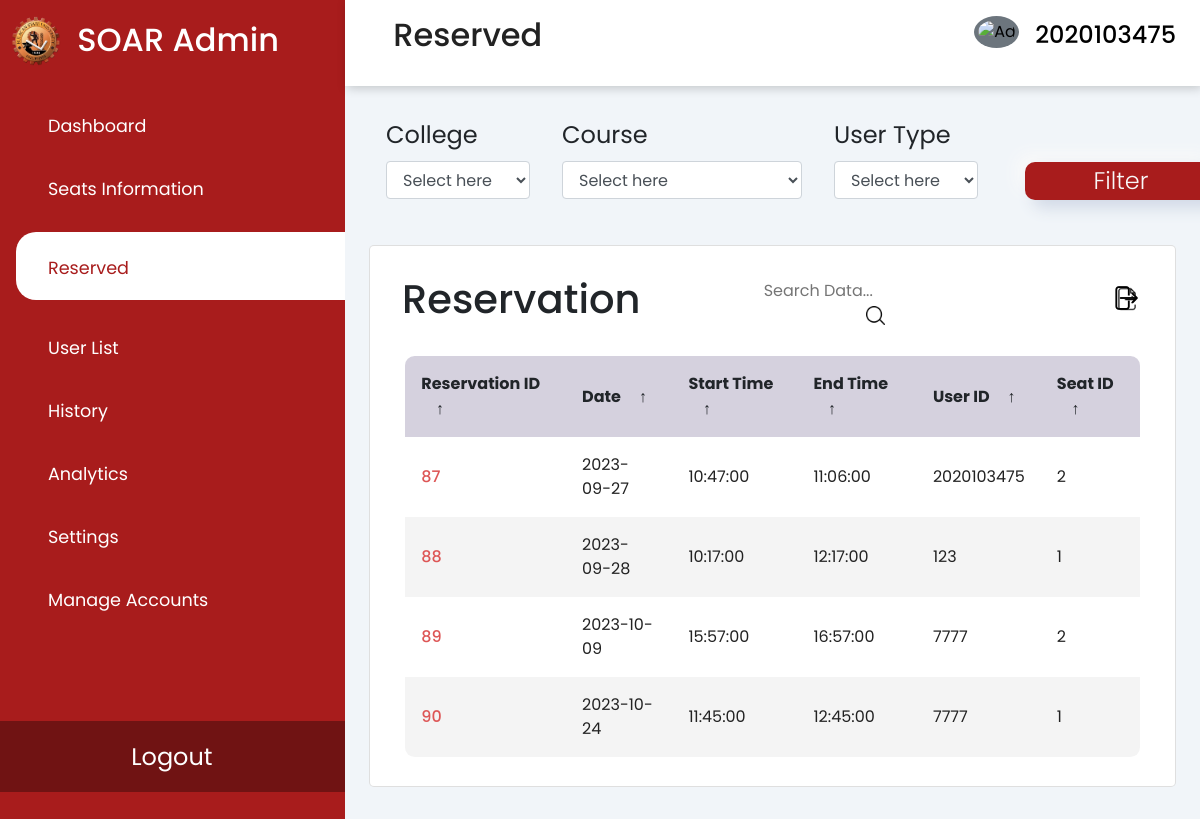
/reserved.php (signed in), run on the app's committed database.
### tables this page shows
CREATE TABLE `reservation` (
  `reservation_id` int(11) NOT NULL,
  `date` date DEFAULT NULL,
  `start_time` time DEFAULT NULL,
  `end_time` time DEFAULT NULL,
  `user_id` int(11) DEFAULT NULL,
  `seat_id` int(11) DEFAULT NULL,
  `isDone` tinyint(4) NOT NULL
);

### reserved.php (the view, shortened to what this page needs)
<?php
require 'assets/php/connect.php';
$sql = "SELECT reservation_id, date, start_time, end_time, user_id, seat_id from reservation";
$result = $conn->query($sql);
?>
<!DOCTYPE HTML>
<html>
<head>
    <link rel="stylesheet" href="https://cdn.jsdelivr.net/npm/bootstrap@4.6.2/dist/css/bootstrap.min.css"
>
    <link rel="stylesheet" type="text/css" href="assets/css/reserved.css" />
    <link rel="stylesheet" type="text/css" href="assets/css/user-list.css" />
    <link rel="stylesheet"
        href="https://maxst.icons8.com/vue-static/landings/line-awesome/line-awesome/1.3.0/css/line-awesome.min.css">
</head>
<body>
    <div class="sidebar">
        <div class="sidebar-brand">
            <img src="assets/img/bulsu logo.png" alt="bulsu logo" class="logo">
            <h2> <span>SOAR Admin</span></h2>
        </div>
        <div class="sidebar-menu" id="tabButton">
            <ul>
                <li> <a href="admin.php" data-tabName="dashboard" id="tabButtons"><span class="las la-th-large"></span>
                        <span>Dashboard</span></a>
                </li>
                <li> <a href="seats-info.php"><span class="las la-check"></span>
                        <span>Seats Information</span></a>
                </li>
                <li> <a href="reserved.php" class="active"><span class="las la-clock"></span>
                        <span>Reserved</span></a>
                </li>
                <li> <a href="user-list.php"><span class="las la-user-friends"></span>
                        <span>User List</span></a>
                </li>
                <li> <a href="history.php"><span class="las la-history"></span>
                        <span>History</span></a>
                </li>
                <li> <a href="analytics.php"><span class="las la-chart-bar"></span>
                        <span>Analytics</span></a>
                </li>
                <li> <a href="settings.php"><span class="las la-cog"></span>
                        <span>Settings</span></a>
                </li>
                <li id="hidden" class="manage" data-toggle="modal" data-target="#exampleModal"> <a
                        href="manageAdmin.php"><span class="las la-users-cog"></span>
                        <span>Manage Accounts</span></a>
                </li>
                <li class="logout"> <a href="toLogout.php">
                        <span>Logout</span></a>
                </li>
            </ul>
        </div>
    </div>
    <div class="main-content">
        <header>
            <h2>
                <label for="nav-toggle">
                    <span class="la la-bars"></span>
                </label>
                Reserved
            </h2>
            <div class="dropdown">
                <button class="dropdown-toggle" class="btn btn-secondary dropdown-toggle" type="button"
                    id="dropdownMenuButton" data-toggle="dropdown" aria-haspopup="true" aria-expanded="true">
                    <div class="user-wrapper">
                        <img src="<?php if ($_SESSION['gender'] == "Male") {
                        } ?>" alt="Admin" class="rounded-circle p-1 bg-secondary" width="45">
                        <div id="user_admin">
                            <h4>
                                <?php echo $_SESSION["username"]; ?>
                            </h4>
                        </div>
                    </div>
                </button>
            </div>
        </header>
        <main>
            <div class="filter">
                <form action="brw_history.php" method="GET">
                    <div class="row">
                        <div class="college">
                            <label for="cars">College</label>
                            <select class="form-control">
                                <option style="display:none">Select here</option>
                            </select>
                        </div>
                        <div class="course">
                            <label for="cars">Course</label>
                            <select class="form-control">
                                <option style="display:none">Select here</option>
                            </select>
                        </div>
                        <div class="floor" class="form-control">
                            <label for="cars">User Type</label>
                            <select class="form-control">
                                <option style="display:none">Select here</option>
                            </select>
                        </div>
                        <div class="col-md-2">
                            <button type="submit" class="buttons">Filter</button>
                        </div>
                    </div>
                </form>
            </div>
            <div class="recent-grid">
                <div class="history">
                    <div class="card">
                        <div class="card-body">
                            <div class="table-responsive">
                                <section class="table__header">
                                    <h1>Reservation</h1>
                                    <div class="input-group">
                                        <input type="search" placeholder="Search Data...">
                                        <div class="search-icon">
                                            <img src="assets/img/search.png" alt="Search">
                                        </div>
                                    </div>
                                    <div class="export__file">
                                        <label for="export-file" class="export__file-btn" title="Export File">
                                            <img src="assets/img/export1.png" alt="Export" class="export_ic">
                                        </label>
                                    </div>
                                </section>
                                <section class="table__body">
                                    <table id="customers_table">
                                        <thead>
                                            <tr>
                                                <th> Reservation ID <span class="icon-arrow">&UpArrow;</span></th>
                                                <th> Date <span class="icon-arrow">&UpArrow;</span></th>
                                                <th> Start Time <span class="icon-arrow">&UpArrow;</span></th>
                                                <th> End Time <span class="icon-arrow">&UpArrow;</span></th>
                                                <th> User ID <span class="icon-arrow">&UpArrow;</span></th>
                                                <th> Seat ID <span class="icon-arrow">&UpArrow;</span></th>
                                            </tr>
                                        </thead>
                                        <?php
                                        if ($result->num_rows > 0) {
                                            while ($row = $result->fetch_assoc()) {
                                                ?>
                                                <tr>
                                                    <td class="studno"><?php echo $row['reservation_id']; ?></td>
                                                    <td><?php echo $row['date']; ?></td>
                                                    <td><?php echo $row['start_time']; ?></td>
                                                    <td><?php echo $row['end_time']; ?></td>
                                                    <td><?php echo $row['user_id']; ?></td>
                                                    <td><?php echo $row['seat_id']; ?></td>
                                                </tr>
                                                <?php
                                            }
                                        } else {
                                            echo "<tr><td colspan='7'>No users found.</td></tr>";
                                        }
                                        ?>
                                    </table>
                                </section>
                            </div>
                        </div>
                    </div>
                </div>
            </div>
        </main>
    </div>
</body>
</html>

### assets/css/reserved.css (style rules this page uses)
:root { --main-color: #a81c1c; --color-dark: #1d2231; --text-gray: #8390a2; }
* { padding: 0; margin: 0; box-sizing: border-box; list-style-type: none; text-decoration: none; font-family: "Poppins", sans-serif; }
.sidebar { width: 345px; position: fixed; left: 0; top: 0; height: 100%; background: var(--main-color); z-index: 100; transition: width 300ms; }
.sidebar-brand { height: 90px; padding: 1rem 0rem 1rem 0.7rem; display: flex; color: #fff; padding-top: 1rem; }
.sidebar-brand span { display: inline-block; padding-top: 0.3rem; margin-left: 1rem; }
.sidebar-menu { margin-top: 1rem; }
.sidebar-menu li { width: 100%; margin-bottom: 1.7rem; padding-left: 1rem; cursor: pointer; }
.sidebar-menu a { padding-left: 1rem; display: block; color: #fff; font-size: 1.1rem; }
#tabButton { color: #fff; }
.sidebar-menu a span:first-child { font-size: 1.5rem; padding-right: 1rem; }
#tabButton a.active { background: #fff; padding-top: 1rem; padding-bottom: 1rem; color: var(--main-color); border-radius: 20px 0px 0px 20px; }
.logo { width: 50px; height: 50px; }
.manage { color: #ffffff; cursor: pointer; }
.logout { text-align: center; position: absolute; bottom: 0; background: #701313; padding: 5%; }
.main-content { transition: margin-left 300ms; margin-left: 345px; }
header { display: flex; justify-content: space-between; padding: 1rem 1.5rem; box-shadow: 2px 2px 10px rgba(0, 0, 0, 0.2); position: fixed; left: 345px; width: calc(100% - 345px); top: 0%; z-index: 100; background-color: #fff; transition: left 300ms; }
header h2 { color: #222; }
header label span { font-size: 1.7rem; padding-right: 1rem; }
.user-wrapper { display: flex; align-items: center; }
.user-wrapper img { border-radius: 50%; margin-right: 1rem; }
.user-wrapper h4 { margin-bottom: -7px !important; }
.dropdown-toggle { background-color: transparent; border-color: #fff; border-style: solid; border-top: none; border-right: none; border-left: none; content: none; }
.dropdown-toggle::after { content: none; }
main { margin-top: 85px; padding: 2rem 1.5rem; background: #f1f5f9; min-height: calc(100vh - 90px); }
.row { display: flex; width: 100%; height: 7rem; }
.row label { font-size: 1.5rem; }
.course, .date, .college, .floor, .col-md-2 button { margin-left: 2rem; width: 15rem; }
.floor, .college { width: 9rem; }
.form-control { cursor: pointer; }
.buttons { width: 12rem; height: 2.4rem; border-radius: 10px; font-weight: 300; font-size: 1.5rem; background-color: #a81c1c; color: #f9f9f9; box-shadow: 8px 8px 16px #d1d9e6, -8px -8px 16px #f9f9f9; border: none; outline: none; margin-top: 2.8rem; }
.recent-grid { margin-top: 1.5rem; display: grid; grid-gap: 2rem; grid-template-columns: 100% auto; }
.studno { color: #dd5656; font-weight: 500; }
.card { background: #fff; border-radius: 5px; }
.card-header, .card-body { padding: 1rem; }
table { border-collapse: collapse; }
td { padding: 0.5rem 1rem; font-size: 1rem; color: #222; }
.table-responsive { width: 100%; height: 35rem; }
.recent-grid thead { position: sticky; top: 0; background: white; }

### data on the page
reservation: reservation_id "87", date "2023-09-27", start_time "10:47:00", end_time "11:06:00", user "2020103475", seat "2"
reservation: reservation_id "88", date "2023-09-28", start_time "10:17:00", end_time "12:17:00", user "123", seat "1"
reservation: reservation_id "89", date "2023-10-09", start_time "15:57:00", end_time "16:57:00", user "7777", seat "2"
reservation: reservation_id "90", date "2023-10-24", start_time "11:45:00", end_time "12:45:00", user "7777", seat "1"

### other printed values
$_SESSION["username"] "2020103475"
